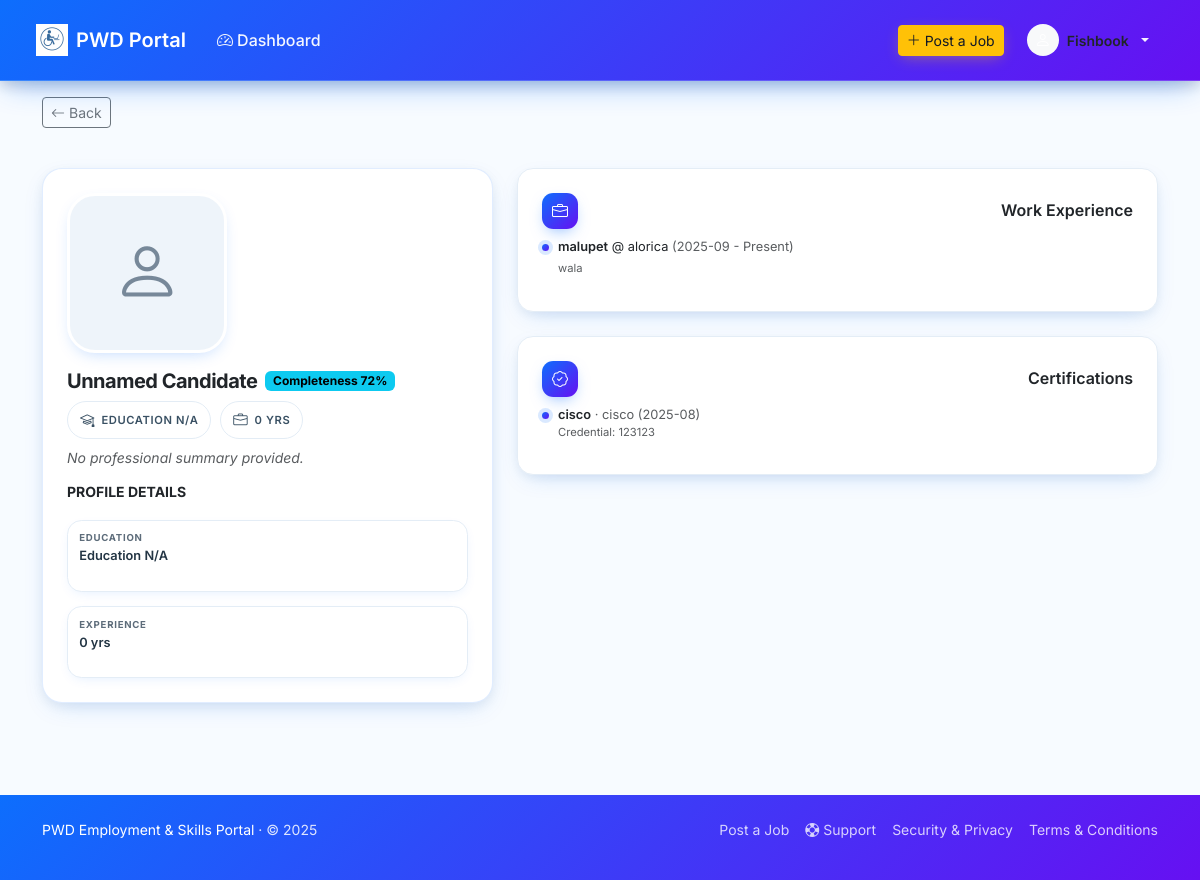
Page /public/employer_candidate_view.php?user_id=USR_1J5LLAQD65A58E26F (signed in) on the committed database.
### tables this page shows
CREATE TABLE `user_experiences` (
  `id` bigint(20) UNSIGNED NOT NULL,
  `user_id` varchar(40) NOT NULL,
  `company` varchar(150) NOT NULL,
  `position` varchar(150) NOT NULL,
  `start_date` date NOT NULL,
  `end_date` date DEFAULT NULL,
  `is_current` tinyint(1) NOT NULL DEFAULT 0,
  `description` text DEFAULT NULL,
  `created_at` timestamp NOT NULL DEFAULT current_timestamp()
);

CREATE TABLE `user_certifications` (
  `id` bigint(20) UNSIGNED NOT NULL,
  `user_id` varchar(40) NOT NULL,
  `name` varchar(180) NOT NULL,
  `issuer` varchar(150) DEFAULT NULL,
  `issued_date` date DEFAULT NULL,
  `expiry_date` date DEFAULT NULL,
  `credential_id` varchar(120) DEFAULT NULL,
  `attachment_path` varchar(255) DEFAULT NULL,
  `created_at` timestamp NOT NULL DEFAULT current_timestamp()
);

### classes/Helpers.php (called while the page is built, shortened)
<?php
class Helpers {
    public static function sanitizeOutput(?string $v): string {
        return htmlspecialchars((string)$v, ENT_QUOTES, 'UTF-8');
    }
    public static function getLastPage(string $fallback='index.php'): string {
        $lp = $_SESSION['last_page'] ?? '';
        $current = basename($_SERVER['PHP_SELF'] ?? '');
        $lpBase  = basename(parse_url($lp, PHP_URL_PATH) ?? '');
        if ($lpBase === $current) return $fallback;
        return $lp;
    }
}

### classes/ProfileCompleteness.php (called while the page is built, shortened)
<?php
class ProfileCompleteness {
    public static function compute(string $userId): int {
        $pdo = Database::getConnection();
        $user = self::fetchUser($pdo, $userId);
        $score = 0;
        $has = fn($f) => !empty($user[$f]);
        if ($has('name')) $score += 5;
        if ($has('phone')) $score += 5;
        if ($has('region') && $has('province') && $has('city')) $score += 10;
        if ($has('disability_type')) $score += 10;
        if ($has('disability_severity')) $score += 5;
        if ($has('assistive_devices')) $score += 2;
        if ($has('pwd_id_last4')) $score += 5;
        if ($has('education') || $has('education_level')) $score += 10;
        if (self::countUserSkills($pdo, $userId) >= 3) $score += 10;
        if (self::countExperiences($pdo, $userId) >= 1) $score += 5;
        if (self::countCerts($pdo, $userId) >= 1) $score += 5;
        if ($has('primary_skill_summary')) $score += 10;
        $upd = $pdo->prepare("
            UPDATE users
            SET profile_completeness=?, profile_last_calculated=NOW()
            WHERE user_id=?
        ");
        $upd->execute([$score, $userId]);
        return $score;
    }
    private static function fetchUser(PDO $pdo, string $userId): ?array {
        $q = $pdo->prepare("SELECT * FROM users WHERE user_id=? LIMIT 1");
        $q->execute([$userId]);
        $r = $q->fetch(PDO::FETCH_ASSOC);
        return $r ?: null;
    }
    private static function countUserSkills(PDO $pdo, string $userId): int {
        try {
            $q = $pdo->prepare("SELECT COUNT(*) FROM user_skills WHERE user_id=?");
            $q->execute([$userId]);
            return (int)$q->fetchColumn();
        } catch(Throwable $e) { return 0; }
    }
    private static function countExperiences(PDO $pdo, string $userId): int {
        try {
            $q = $pdo->prepare("SELECT COUNT(*) FROM user_experiences WHERE user_id=?");
            $q->execute([$userId]);
            return (int)$q->fetchColumn();
        } catch(Throwable $e) { return 0; }
    }
    private static function countCerts(PDO $pdo, string $userId): int {
        try {
            $q = $pdo->prepare("SELECT COUNT(*) FROM user_certifications WHERE user_id=?");
            $q->execute([$userId]);
            return (int)$q->fetchColumn();
        } catch(Throwable $e) { return 0; }
    }
    public static function ensure(string $userId, int $maxAgeMinutes = 1440): int {
        $pdo = Database::getConnection();
        $st = $pdo->prepare("SELECT profile_completeness, profile_last_calculated FROM users WHERE user_id=? LIMIT 1");
        $st->execute([$userId]);
        $row = $st->fetch(PDO::FETCH_ASSOC);
        $score = (int)($row['profile_completeness'] ?? 0);
        $last  = $row['profile_last_calculated'] ?? null;
        $stale = true;
        if ($last) {
            $ts = strtotime($last);
        }
        if ($score === 0 || $stale) {
            $score = self::compute($userId);
        }
        return $score;
    }
}

### classes/Experience.php (called while the page is built, shortened)
<?php
class Experience {
    public static function listByUser(string $userId): array {
        $pdo = Database::getConnection();
        $q = $pdo->prepare("SELECT * FROM user_experiences WHERE user_id=? ORDER BY start_date DESC, created_at DESC");
        $q->execute([$userId]);
        return $q->fetchAll(PDO::FETCH_ASSOC);
    }
}

### classes/Certification.php (called while the page is built, shortened)
<?php
class Certification {
    public static function listByUser(string $userId): array {
        $pdo = Database::getConnection();
        $q = $pdo->prepare("SELECT * FROM user_certifications WHERE user_id=? ORDER BY issued_date DESC, created_at DESC");
        $q->execute([$userId]);
        return $q->fetchAll(PDO::FETCH_ASSOC);
    }
}

### public/employer_candidate_view.php (the view, shortened to what this page needs)
<?php
require_once '../classes/Helpers.php';
require_once '../classes/User.php';
require_once '../classes/ProfileCompleteness.php';
require_once '../classes/Experience.php';
require_once '../classes/Certification.php';
$userId = $_GET['user_id'] ?? '';
$pdo = Database::getConnection();
$stmt = $pdo->prepare("SELECT user_id,name,email,education,education_level,experience,primary_skill_summary,expected_salary_currency,expected_salary_min,expected_salary_max,expected_salary_period,preferred_work_setup,preferred_location,interests,accessibility_preferences,profile_picture,video_intro,region,province,city,resume FROM users WHERE user_id=? AND role='job_seeker' LIMIT 1");
$stmt->execute([$userId]);
$cand = $stmt->fetch(PDO::FETCH_ASSOC);
$score = ProfileCompleteness::ensure($cand['user_id'], 1440);
$experiences = [];$certs=[];$skills=[];
try { $experiences = Experience::listByUser($cand['user_id']); } catch (Throwable $e) {}
try { $certs = Certification::listByUser($cand['user_id']); } catch (Throwable $e) {}
include '../includes/header.php';
include '../includes/nav.php';
$backUrl = Helpers::getLastPage('employer_candidates.php');
?>
<div class="container pt-3 pb-4">
  <a href="<?php echo htmlspecialchars($backUrl); ?>" class="btn btn-outline-secondary btn-sm mb-3"><i class="bi bi-arrow-left me-1" aria-hidden="true"></i>Back</a>
</div>
<div class="container pb-5">
  <div class="row g-4">
    <div class="col-lg-5">
      <div class="jsp-summary-card mb-4">
        <div class="jsp-summary-inner p-4">
          <div class="d-flex flex-wrap align-items-start mb-3 gap-3">
            <div class="jsp-avatar jsp-avatar-lg flex-shrink-0">
              <?php if (!empty($cand['profile_picture'])): ?>
                <img src="../<?php echo htmlspecialchars($cand['profile_picture']); ?>" alt="Profile photo of <?php echo htmlspecialchars($cand['name'] ?: 'Candidate'); ?>">
              <?php else: ?>
                <i class="bi bi-person" aria-hidden="true"></i>
              <?php endif; ?>
            </div>
            <div class="flex-grow-1" style="min-width:240px;">
              <div class="d-flex flex-wrap align-items-center gap-2 mb-2">
                <h1 class="h5 fw-bold mb-0" style="letter-spacing:-.5px;">
                  <?php echo htmlspecialchars($cand['name'] ?: 'Unnamed Candidate'); ?>
                </h1>
                <?php if ($score !== null): ?>
                  <span class="badge text-bg-info">Completeness <?php echo (int)$score; ?>%</span>
                <?php endif; ?>
              </div>
              <div class="jsp-meta-chips mb-2">
                <?php
                  $educationLabel = $cand['education_level'] ?: ($cand['education'] ?: 'Education N/A');
                  $experienceLabel = ($cand['experience'] !== null) ? (int)$cand['experience'] . ' yr'.($cand['experience']==1?'':'s') : '0 yrs';
                ?>
                <span class="jsp-chip"><i class="bi bi-mortarboard" aria-hidden="true"></i><?php echo htmlspecialchars($educationLabel); ?></span>
                <span class="jsp-chip"><i class="bi bi-briefcase" aria-hidden="true"></i><?php echo htmlspecialchars($experienceLabel); ?></span>
              </div>
              <?php if (!empty($cand['primary_skill_summary'])): ?>
                <div class="small text-muted" style="max-width:720px;">"<?php echo nl2br(htmlspecialchars($cand['primary_skill_summary'])); ?>"</div>
              <?php else: ?>
                <div class="small text-muted fst-italic">No professional summary provided.</div>
              <?php endif; ?>
            </div>
          </div>
          <h2 class="h6 fw-bold mb-3 text-uppercase small">Profile Details</h2>
          <div class="data-grid">
            <div class="data-item"><div class="label">Education</div><div class="value"><?php echo htmlspecialchars($educationLabel); ?></div></div>
            <div class="data-item"><div class="label">Experience</div><div class="value"><?php echo htmlspecialchars($experienceLabel); ?></div></div>
          </div>
        </div>
      </div>
    </div>
    <div class="col-lg-7">
      <div class="section-card p-4 fade-up" role="region" aria-label="Work experience">
        <div class="section-card-header mb-2 d-flex align-items-center"><span class="section-icon me-2"><i class="bi bi-briefcase" aria-hidden="true"></i></span><h2 class="h6 fw-semibold mb-0">Work Experience</h2></div>
        <?php if (!$experiences): ?>
          <div class="text-muted small">No experience listed.</div>
        <?php else: ?>
          <ul class="bulleted-list mb-0">
            <?php foreach ($experiences as $exp): if(!is_array($exp)) continue; ?>
              <li>
                <span class="fw-semibold"><?php echo Helpers::sanitizeOutput($exp['position']); ?></span> @ <?php echo Helpers::sanitizeOutput($exp['company']); ?>
                <span class="text-muted">(<?php echo htmlspecialchars(substr($exp['start_date'],0,7)); ?> - <?php echo $exp['is_current'] ? 'Present' : ($exp['end_date'] ? htmlspecialchars(substr($exp['end_date'],0,7)) : '—'); ?>)</span>
                <?php if (!empty($exp['description'])): ?><div class="mt-1 text-muted small"><?php echo nl2br(htmlspecialchars($exp['description'])); ?></div><?php endif; ?>
              </li>
            <?php endforeach; ?>
          </ul>
        <?php endif; ?>
      </div>
      <div class="section-card p-4 mt-4 fade-up" role="region" aria-label="Certifications">
        <div class="section-card-header mb-2 d-flex align-items-center"><span class="section-icon me-2"><i class="bi bi-patch-check" aria-hidden="true"></i></span><h2 class="h6 fw-semibold mb-0">Certifications</h2></div>
        <?php if (!$certs): ?>
          <div class="text-muted small">No certifications listed.</div>
        <?php else: ?>
          <ul class="bulleted-list mb-0">
            <?php foreach ($certs as $ct): if(!is_array($ct)) continue; ?>
              <li>
                <span class="fw-semibold"><?php echo Helpers::sanitizeOutput($ct['name']); ?></span>
                <?php if ($ct['issuer']): ?><span class="text-muted"> · <?php echo Helpers::sanitizeOutput($ct['issuer']); ?></span><?php endif; ?>
                <?php if ($ct['issued_date']): ?><span class="text-muted"> (<?php echo htmlspecialchars(substr($ct['issued_date'],0,7)); ?>)</span><?php endif; ?>
                <?php if ($ct['credential_id']): ?><div class="text-muted small">Credential: <?php echo Helpers::sanitizeOutput($ct['credential_id']); ?></div><?php endif; ?>
              </li>
            <?php endforeach; ?>
          </ul>
        <?php endif; ?>
      </div>
    </div>
  </div>
</div>
<?php include '../includes/footer.php'; ?>

### public/assets/styles.css (style rules this page uses)
:root { --primary-blue: #0d6efd; --primary-purple: #6610f2; --accent-yellow: #ffc107; --neutral-light: #f8f9fa; --neutral-white: #ffffff; --text-dark: #212529; --text-body: #495057; --success-green: #198754; --warning-orange: #fd7e14; --brand-blue: var(--primary-blue); --brand-blue-600: #0b5ed7; --brand-blue-700: #0a58ca; --brand-yellow: var(--accent-yellow); --brand-yellow-600: #e0a800; --brand-black: var(--text-dark); --brand-shadow: 0 .5rem 1rem rgba(17,24,39,.08); --surface-radius: 16px; --surface: var(--neutral-white); --border-subtle: #e6eef7; --ink-muted: #4b5563; --nav-pill-hover: #eef6ff; --nav-bg: var(--neutral-white, #ffffff); --nav-text: var(--text-dark, #212529); --nav-text-muted: var(--text-body, #495057); --nav-border: var(--neutral-light, #e9edf3); --nav-accent: var(--primary-blue, var(--brand-blue)); --nav-grad-start: var(--primary-blue, var(--brand-blue-600)); --nav-grad-end: var(--primary-purple, var(--brand-blue-700)); --bs-primary: var(--brand-blue); --bs-primary-rgb: 13,110,253; --bs-body-color: var(--brand-black); --bs-body-bg: #f7fbff; --bs-link-color: var(--brand-blue); --bs-link-hover-color: var(--brand-blue-600); --bs-border-color: #e6eef7; }
* { box-sizing: border-box; }
body { font-family: 'Inter', system-ui, -apple-system, Segoe UI, Roboto, Arial, sans-serif; color: var(--brand-black); }
html { scroll-behavior:smooth; }
a { color: var(--brand-blue); }
html { scrollbar-width: thin; scrollbar-color: var(--primary-blue) var(--neutral-light); }
.fade-up { opacity:0; transform: translateY(18px); animation: fadeUp .7s ease forwards; }
.jsp-meta-chips { display:flex; flex-wrap:wrap; gap:.55rem; margin:0 0 1.25rem; }
.jsp-chip { background:#ffffff; border:1px solid #e3ecf5; padding:.45rem .75rem; font-size:.7rem; letter-spacing:.6px; text-transform:uppercase; font-weight:600; border-radius:2rem; display:inline-flex; align-items:center; gap:.4rem; color:#395063; }
.jsp-chip i { font-size:.9rem; }
.jsp-avatar { width:110px; height:110px; border-radius:1.25rem; background:#eef4fa; display:flex; align-items:center; justify-content:center; font-size:3rem; color:#789; position:relative; overflow:hidden; border:3px solid #fff; box-shadow:0 6px 18px -8px rgba(13,110,253,.33); }
.jsp-avatar.jsp-avatar-lg { width:160px; height:160px; font-size:4.2rem; border-radius:1.75rem; }
.jsp-summary-card { position:relative; background:#ffffff; border:1px solid rgba(13,110,253,.12); border-radius:1.25rem; box-shadow:0 8px 26px -10px rgba(13,110,253,.25), 0 4px 12px rgba(0,0,0,.05); overflow:hidden; }
.jsp-summary-card::before { content:""; position:absolute; inset:0; background:radial-gradient(circle at 12% 18%, rgba(255,193,7,.18), transparent 60%), radial-gradient(circle at 85% 15%, rgba(102,16,242,.18), transparent 60%); mix-blend-mode:overlay; opacity:.55; }
.jsp-summary-inner { position:relative; z-index:2; }
.data-grid { display:grid; gap:.9rem .75rem; grid-template-columns:repeat(auto-fit,minmax(200px,1fr)); margin-top:1.2rem; }
.data-item { background:#ffffff; border:1px solid #e4edf6; border-radius:.9rem; padding:.65rem .7rem .7rem; position:relative; min-height:72px; box-shadow:0 4px 14px -6px rgba(13,110,253,.16); }
.data-item .label { font-size:.6rem; font-weight:700; letter-spacing:.75px; text-transform:uppercase; color:#5d6c7a; margin-bottom:.15rem; }
.data-item .value { font-size:.8rem; font-weight:600; color:#233544; line-height:1.25; }
.section-card { border:1px solid #e4edf6; border-radius:1rem; background:#ffffff; box-shadow:0 8px 24px -10px rgba(13,110,253,.25), 0 4px 12px rgba(0,0,0,.05); }
.section-card + .section-card { margin-top:1.75rem; }
.section-card-header { display:flex; justify-content:space-between; align-items:center; margin-bottom:1rem; }
.section-icon { width:2.25rem; height:2.25rem; border-radius:.7rem; background:linear-gradient(135deg,var(--primary-blue),var(--primary-purple)); color:#fff; display:flex; align-items:center; justify-content:center; font-size:1rem; box-shadow:0 6px 16px -6px rgba(13,110,253,.55); margin-right:.6rem; }
.bulleted-list { list-style:none; padding:0; margin:0; }
.bulleted-list li { position:relative; padding-left:1rem; margin-bottom:.6rem; font-size:.8rem; }
.bulleted-list li::before { content:""; position:absolute; left:0; top:.45rem; width:.45rem; height:.45rem; background:linear-gradient(135deg,var(--primary-blue),var(--primary-purple)); border-radius:50%; box-shadow:0 0 0 4px rgba(13,110,253,.15); }

### includes/nav.php (style rules this page uses)
body { margin:0; scroll-padding-top: 76px; }

### rows in the picture
user_experiences: position "malupet", company "alorica", start_date "2025-09", is_current "Present", description "wala"
user_certifications: name "cisco", issuer "cisco", issued_date "2025-08", credential "123123"

### other values in the picture
$_SESSION['name'] "Fishbook"
$cand['name'] ?: 'Unnamed Candidate' "Unnamed Candidate"
$score "72"
$educationLabel "EDUCATION N/A"
$experienceLabel "0 YRS"
$educationLabel "Education N/A"
$experienceLabel "0 yrs"
